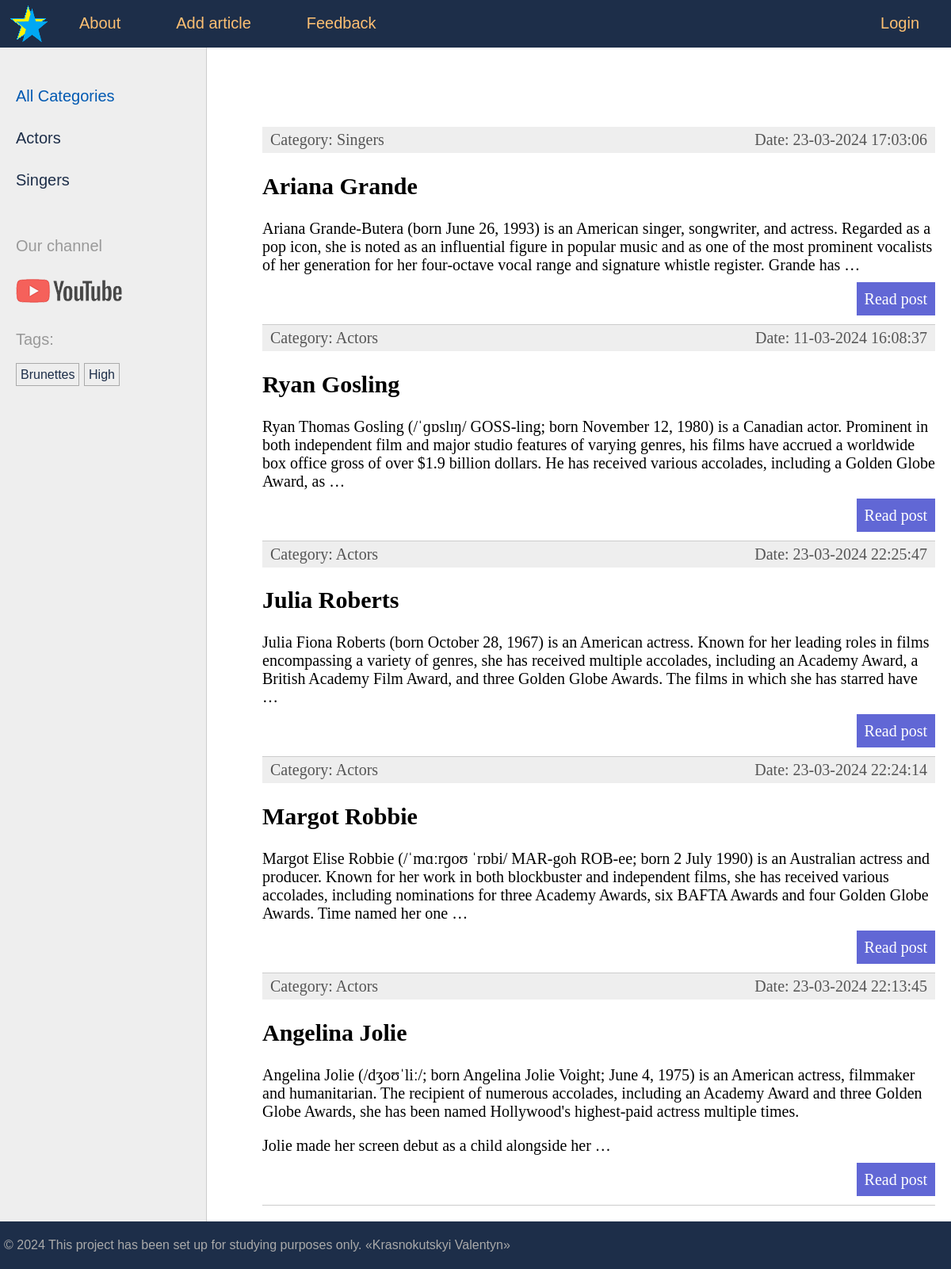
The page / on the database its author committed.
### stars/models.py (models this page shows, shortened)
class Category(models.Model):
    name = models.CharField(max_length=100, db_index=True, verbose_name='Category')  # Name of the category
    slug = models.SlugField(max_length=255, unique=True, db_index=True)  # Unique slug for URLs
    class Meta:
        verbose_name = 'Category'
        verbose_name_plural = 'Categories'
    def get_absolute_url(self):
        return reverse('category', kwargs={'cat_slug': self.slug})  # URL pattern for accessing a category detail view

class TagPost(models.Model):
    tag = models.CharField(max_length=100, db_index=True)  # Tag name
    slug = models.SlugField(max_length=255, unique=True, db_index=True)  # Unique slug for URLs
    def get_absolute_url(self):
        return reverse('tag', kwargs={'tag_slug': self.slug})  # URL pattern for accessing a tag detail view

class Stars(models.Model):
    class Status(models.IntegerChoices):
        DRAFT = 0, 'Draft'
        PUBLISHED = 1, 'Published'
    title = models.CharField(max_length=255, verbose_name='Title')  # Title of the star
    slug = models.SlugField(max_length=255, db_index=True, unique=True, verbose_name='Slug')  # Unique slug for URLs
    content = models.TextField(blank=True, verbose_name='Article text')  # Content of the star
    time_create = models.DateTimeField(auto_now_add=True, verbose_name='Time create')  # Date and time of creation
    time_update = models.DateTimeField(auto_now=True, verbose_name="Update time")  # Date and time of last update
    is_published = models.BooleanField(choices=tuple(map(lambda x: (bool(x[0]), x[1]), Status.choices)),
                                       default=Status.DRAFT, verbose_name='Status')  # Status of publication
    cat = models.ForeignKey('Category', on_delete=models.PROTECT, related_name='posts', verbose_name='Category')  # Category of the star
    tags = models.ManyToManyField('TagPost', blank=True, related_name='tags', verbose_name='Tags')  # Tags associated with the star
    spouse = models.OneToOneField('Spouse', on_delete=models.SET_NULL,
                                  null=True, blank=True, related_name='star', verbose_name='Spouse')  # Spouse of the star
    objects = models.Manager()
    published = PublishedModel()  # Custom manager for published stars
    class Meta:
        verbose_name = 'Star'
        verbose_name_plural = 'Stars'
        ordering = ['-time_create']  # Ordering stars by creation time in descending order
        indexes = [
            models.Index(fields=['-time_create']),  # Index for faster querying by creation time
        ]
    def get_absolute_url(self):
        return reverse('post', kwargs={'post_slug': self.slug})  # URL pattern for accessing a star detail view

### stars/views.py (the view)
# urls.py: path('', views.index, name='home'),  # http://127.0.0.1:8000
def index(request):
    data = {
        'title': 'Main page',
        'menu': menu,
        'posts': Stars.published.all().select_related('cat'),
        'cat_selected': 0,
    }
    return render(request, 'stars/index.html', context=data)

### stars/models.py (called while the page is built)
    def get_queryset(self):
        return super().get_queryset().filter(is_published=Stars.Status.PUBLISHED)

### stars/templatetags/stars_tags.py (called while the page is built)
@register.inclusion_tag('stars/list_categories.html')
def show_categories(cat_selected_id=0):
    cats = Category.objects.annotate(total=Count("posts")).filter(total__gt=0)
    return {"cats": cats, "cat_selected": cat_selected_id}

@register.inclusion_tag('stars/list_tags.html')
def show_all_tags():
    return {"tags": TagPost.objects.annotate(total=Count("tags")).filter(total__gt=0)}

### stars/templates/stars/index.html (shortened to what this page needs)
{% extends 'base.html' %}
{% block content %}
<ul class="list-articles">
    {% for p in posts %}
    <li><div class="article-panel">
         <p class="first">Category: {{p.cat.name}}</p>
         <p class="last">Date: {{p.time_update|date:"d-m-Y H:i:s"}}</p>
        </div>
        <h2>{{p.title}}</h2>
        {% autoescape off %}
        {{p.content|linebreaks|truncatewords:50}}
        {% endautoescape %}
        <p class="link-read-post"><a href="{{ p.get_absolute_url }}">Read post</a></p>
    </li>
    {% endfor %}
</ul>
{% endblock %}

### stars/templates/stars/list_categories.html
{% for cat in cats %}
         {% if cat.id == cat_selected %}
                   <li class="selected">{{cat.name}}</li>
         {% else %}
                   <li><a href="{{ cat.get_absolute_url }}">{{cat.name}}</a></li>
         {% endif %}
{% endfor %}

### stars/templates/stars/list_tags.html
{% if tags %}
    Tags:</p>
    <ul class="tags-list">
        {% for t in tags %}
        <li><a href="{{t.get_absolute_url}}">{{t.tag}}</a></li>
        {% endfor %}
    </ul>
{% endif %}

### stars/static/stars/css/styles.css (style rules this page uses)
html, body { font-family: 'Arial'; margin: 0; padding: 0; height: 100%; width: 100%; color: #1d2e49; }
a { color: #0059b2; text-decoration: none; }
p.link-read-post { text-align: right; }
p.link-read-post a { padding: 10px; min-width: 100px; background: #6167d5; color: #fff; text-decoration: none; }
div.article-panel { background: #eee; padding: 5px 10px 5px 10px; box-sizing: border-box; overflow: hidden; color: #555; }
div.article-panel p.first { margin: 0; float: left; }
div.article-panel p.last { margin: 0; float: right; }
ul.list-articles { list-style: none; margin: 0; padding: 0; }
ul.list-articles li { border-bottom: 1px solid #ccc; }
.left-chapters ul { width: 230px; margin: 0; padding: 20px 10px 10px 20px; list-style: none; font-size: 20px; }
.left-chapters ul li { margin: 30px 0 0 0; color: #999; }
.left-chapters ul li a { color: #1d2e49; text-decoration: none; }
ul.tags-list { width: 100%; margin: 0; padding: 0; list-style: none; }
ul.tags-list li { margin: 0; padding: 0 0 10px; display: inline-block; }
ul.tags-list li a { padding: 5px; font-size: 16px; border: 1px solid #aaa; }

### rows shown on the page
Category: name "Actors"
Category: name "Singers"
TagPost: tag "Brunettes"
TagPost: tag "High"
Stars: cat.name "Singers", time_update "23-03-2024 17:03:06", title "Ariana Grande", content "Ariana Grande-Butera (born June 26, 1993) is an American singer, songwriter, and actress. Regarded as a pop icon, she is noted as an influential figure in popular music and as one of the most prominent vocalists of her generation for her four-octave vocal range and signature whistle register. Grande has …"
Stars: cat.name "Actors", time_update "11-03-2024 16:08:37", title "Ryan Gosling", content "Ryan Thomas Gosling (/ˈɡɒslɪŋ/ GOSS-ling; born November 12, 1980) is a Canadian actor. Prominent in both independent film and major studio features of varying genres, his films have accrued a worldwide box office gross of over $1.9 billion dollars. He has received various accolades, including a Golden Globe Award, as …"
Stars: cat.name "Actors", time_update "23-03-2024 22:25:47", title "Julia Roberts", content "Julia Fiona Roberts (born October 28, 1967) is an American actress. Known for her leading roles in films encompassing a variety of genres, she has received multiple accolades, including an Academy Award, a British Academy Film Award, and three Golden Globe Awards. The films in which she has starred have …"
Stars: cat.name "Actors", time_update "23-03-2024 22:24:14", title "Margot Robbie", content "Margot Elise Robbie (/ˈmɑːrɡoʊ ˈrɒbi/ MAR-goh ROB-ee; born 2 July 1990) is an Australian actress and producer. Known for her work in both blockbuster and independent films, she has received various accolades, including nominations for three Academy Awards, six BAFTA Awards and four Golden Globe Awards. Time named her one …"
Stars: cat.name "Actors", time_update "23-03-2024 22:13:45", title "Angelina Jolie", content "Angelina Jolie (/dʒoʊˈliː/; born Angelina Jolie Voight; June 4, 1975) is an American actress, filmmaker and humanitarian. The recipient of numerous accolades, including an Academy Award and three Golden Globe Awards, she has been named Hollywood's highest-paid actress multiple times. Jolie made her screen debut as a child alongside her …"

### other values the page prints
{{ m.title }} "About" "Add article" "Feedback" "Login"
